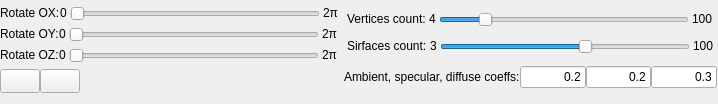
<?xml version="1.0" encoding="UTF-8"?>
<ui version="4.0">
 <class>MyControlWidget</class>
 <widget class="QWidget" name="MyControlWidget">
  <property name="geometry">
   <rect>
    <x>0</x>
    <y>0</y>
    <width>718</width>
    <height>104</height>
   </rect>
  </property>
  <property name="minimumSize">
   <size>
    <width>718</width>
    <height>104</height>
   </size>
  </property>
  <property name="windowTitle">
   <string/>
  </property>
  <widget class="QWidget" name="centralwidget" native="true">
   <property name="geometry">
    <rect>
     <x>-10</x>
     <y>0</y>
     <width>731</width>
     <height>101</height>
    </rect>
   </property>
   <widget class="QWidget" name="horizontalLayoutWidget">
    <property name="geometry">
     <rect>
      <x>10</x>
      <y>0</y>
      <width>717</width>
      <height>101</height>
     </rect>
    </property>
    <layout class="QHBoxLayout" name="mainLayout">
     <item>
      <layout class="QVBoxLayout" name="rotateScaleLayout">
       <property name="spacing">
        <number>0</number>
       </property>
       <item>
        <layout class="QHBoxLayout" name="spacerToolOXLayout">
         <property name="spacing">
          <number>0</number>
         </property>
         <property name="leftMargin">
          <number>0</number>
         </property>
         <item>
          <widget class="QLabel" name="rotateOXLabel">
           <property name="sizePolicy">
            <sizepolicy hsizetype="Fixed" vsizetype="Fixed">
             <horstretch>0</horstretch>
             <verstretch>0</verstretch>
            </sizepolicy>
           </property>
           <property name="font">
            <font>
             <pointsize>9</pointsize>
            </font>
           </property>
           <property name="text">
            <string>Rotate OX:</string>
           </property>
          </widget>
         </item>
         <item>
          <layout class="QHBoxLayout" name="spacerOXLayout">
           <property name="spacing">
            <number>3</number>
           </property>
           <property name="sizeConstraint">
            <enum>QLayout::SetDefaultConstraint</enum>
           </property>
           <property name="topMargin">
            <number>0</number>
           </property>
           <item>
            <widget class="QLabel" name="tetaStartLabel">
             <property name="sizePolicy">
              <sizepolicy hsizetype="Fixed" vsizetype="Fixed">
               <horstretch>0</horstretch>
               <verstretch>0</verstretch>
              </sizepolicy>
             </property>
             <property name="font">
              <font>
               <pointsize>9</pointsize>
              </font>
             </property>
             <property name="text">
              <string>0</string>
             </property>
            </widget>
           </item>
           <item>
            <widget class="QSlider" name="oxSlider">
             <property name="sizePolicy">
              <sizepolicy hsizetype="Fixed" vsizetype="Fixed">
               <horstretch>0</horstretch>
               <verstretch>0</verstretch>
              </sizepolicy>
             </property>
             <property name="minimumSize">
              <size>
               <width>250</width>
               <height>0</height>
              </size>
             </property>
             <property name="orientation">
              <enum>Qt::Horizontal</enum>
             </property>
            </widget>
           </item>
           <item>
            <widget class="QLabel" name="tetaEndLabel">
             <property name="sizePolicy">
              <sizepolicy hsizetype="Fixed" vsizetype="Fixed">
               <horstretch>0</horstretch>
               <verstretch>0</verstretch>
              </sizepolicy>
             </property>
             <property name="font">
              <font>
               <pointsize>9</pointsize>
              </font>
             </property>
             <property name="text">
              <string>2π</string>
             </property>
            </widget>
           </item>
          </layout>
         </item>
        </layout>
       </item>
       <item>
        <layout class="QHBoxLayout" name="spacerToolOYLayout">
         <property name="spacing">
          <number>0</number>
         </property>
         <item>
          <widget class="QLabel" name="rotateOYLabel">
           <property name="sizePolicy">
            <sizepolicy hsizetype="Fixed" vsizetype="Fixed">
             <horstretch>0</horstretch>
             <verstretch>0</verstretch>
            </sizepolicy>
           </property>
           <property name="font">
            <font>
             <pointsize>9</pointsize>
            </font>
           </property>
           <property name="text">
            <string>Rotate OY:</string>
           </property>
          </widget>
         </item>
         <item>
          <layout class="QHBoxLayout" name="spacerOYLayout">
           <property name="spacing">
            <number>3</number>
           </property>
           <property name="sizeConstraint">
            <enum>QLayout::SetDefaultConstraint</enum>
           </property>
           <property name="topMargin">
            <number>0</number>
           </property>
           <item>
            <widget class="QLabel" name="phiEndLabel">
             <property name="sizePolicy">
              <sizepolicy hsizetype="Fixed" vsizetype="Fixed">
               <horstretch>0</horstretch>
               <verstretch>0</verstretch>
              </sizepolicy>
             </property>
             <property name="font">
              <font>
               <pointsize>9</pointsize>
              </font>
             </property>
             <property name="text">
              <string>0</string>
             </property>
            </widget>
           </item>
           <item>
            <widget class="QSlider" name="oySlider">
             <property name="sizePolicy">
              <sizepolicy hsizetype="Fixed" vsizetype="Fixed">
               <horstretch>0</horstretch>
               <verstretch>0</verstretch>
              </sizepolicy>
             </property>
             <property name="minimumSize">
              <size>
               <width>250</width>
               <height>0</height>
              </size>
             </property>
             <property name="orientation">
              <enum>Qt::Horizontal</enum>
             </property>
            </widget>
           </item>
           <item>
            <widget class="QLabel" name="phiStartLabel">
             <property name="sizePolicy">
              <sizepolicy hsizetype="Fixed" vsizetype="Fixed">
               <horstretch>0</horstretch>
               <verstretch>0</verstretch>
              </sizepolicy>
             </property>
             <property name="font">
              <font>
               <pointsize>9</pointsize>
              </font>
             </property>
             <property name="text">
              <string>2π</string>
             </property>
            </widget>
           </item>
          </layout>
         </item>
        </layout>
       </item>
       <item>
        <layout class="QHBoxLayout" name="spacerToolOZLayout">
         <property name="spacing">
          <number>0</number>
         </property>
         <item>
          <widget class="QLabel" name="rotateOZLabel">
           <property name="sizePolicy">
            <sizepolicy hsizetype="Fixed" vsizetype="Fixed">
             <horstretch>0</horstretch>
             <verstretch>0</verstretch>
            </sizepolicy>
           </property>
           <property name="font">
            <font>
             <pointsize>9</pointsize>
            </font>
           </property>
           <property name="text">
            <string>Rotate OZ:</string>
           </property>
          </widget>
         </item>
         <item>
          <layout class="QHBoxLayout" name="spacerOZLayout">
           <property name="spacing">
            <number>3</number>
           </property>
           <property name="sizeConstraint">
            <enum>QLayout::SetDefaultConstraint</enum>
           </property>
           <property name="topMargin">
            <number>0</number>
           </property>
           <item>
            <widget class="QLabel" name="psiStartLabel">
             <property name="sizePolicy">
              <sizepolicy hsizetype="Fixed" vsizetype="Fixed">
               <horstretch>0</horstretch>
               <verstretch>0</verstretch>
              </sizepolicy>
             </property>
             <property name="font">
              <font>
               <pointsize>9</pointsize>
              </font>
             </property>
             <property name="text">
              <string>0</string>
             </property>
            </widget>
           </item>
           <item>
            <widget class="QSlider" name="ozSlider">
             <property name="sizePolicy">
              <sizepolicy hsizetype="Fixed" vsizetype="Fixed">
               <horstretch>0</horstretch>
               <verstretch>0</verstretch>
              </sizepolicy>
             </property>
             <property name="minimumSize">
              <size>
               <width>250</width>
               <height>0</height>
              </size>
             </property>
             <property name="maximum">
              <number>100</number>
             </property>
             <property name="orientation">
              <enum>Qt::Horizontal</enum>
             </property>
            </widget>
           </item>
           <item>
            <widget class="QLabel" name="psiEndLabel">
             <property name="sizePolicy">
              <sizepolicy hsizetype="Fixed" vsizetype="Fixed">
               <horstretch>0</horstretch>
               <verstretch>0</verstretch>
              </sizepolicy>
             </property>
             <property name="font">
              <font>
               <pointsize>9</pointsize>
              </font>
             </property>
             <property name="text">
              <string>2π</string>
             </property>
            </widget>
           </item>
          </layout>
         </item>
        </layout>
       </item>
       <item>
        <layout class="QHBoxLayout" name="scaleToollLayout">
         <item>
          <widget class="QPushButton" name="scaleUpButton">
           <property name="sizePolicy">
            <sizepolicy hsizetype="Fixed" vsizetype="Fixed">
             <horstretch>0</horstretch>
             <verstretch>0</verstretch>
            </sizepolicy>
           </property>
           <property name="minimumSize">
            <size>
             <width>24</width>
             <height>24</height>
            </size>
           </property>
           <property name="text">
            <string/>
           </property>
           <property name="icon">
            <iconset resource="../resources/resources.qrc">
             <normaloff>:/icons/scaleUpIcon.svg</normaloff>:/icons/scaleUpIcon.svg</iconset>
           </property>
          </widget>
         </item>
         <item>
          <widget class="QPushButton" name="scaleDownButton">
           <property name="sizePolicy">
            <sizepolicy hsizetype="Fixed" vsizetype="Fixed">
             <horstretch>0</horstretch>
             <verstretch>0</verstretch>
            </sizepolicy>
           </property>
           <property name="minimumSize">
            <size>
             <width>24</width>
             <height>24</height>
            </size>
           </property>
           <property name="text">
            <string/>
           </property>
           <property name="icon">
            <iconset resource="../resources/resources.qrc">
             <normaloff>:/icons/scaleDownIcon.svg</normaloff>:/icons/scaleDownIcon.svg</iconset>
           </property>
          </widget>
         </item>
         <item>
          <spacer name="horizontalSpacer">
           <property name="orientation">
            <enum>Qt::Horizontal</enum>
           </property>
           <property name="sizeHint" stdset="0">
            <size>
             <width>40</width>
             <height>20</height>
            </size>
           </property>
          </spacer>
         </item>
        </layout>
       </item>
      </layout>
     </item>
     <item>
      <layout class="QVBoxLayout" name="ellipsoidParamsLayout">
       <property name="spacing">
        <number>0</number>
       </property>
       <item>
        <layout class="QHBoxLayout" name="spacerToolVertexLayout">
         <property name="spacing">
          <number>0</number>
         </property>
         <property name="leftMargin">
          <number>0</number>
         </property>
         <item>
          <widget class="QLabel" name="vertexLabel">
           <property name="sizePolicy">
            <sizepolicy hsizetype="Fixed" vsizetype="Fixed">
             <horstretch>0</horstretch>
             <verstretch>0</verstretch>
            </sizepolicy>
           </property>
           <property name="font">
            <font>
             <pointsize>9</pointsize>
            </font>
           </property>
           <property name="text">
            <string>Vertices count:</string>
           </property>
          </widget>
         </item>
         <item>
          <layout class="QHBoxLayout" name="spacerVertexLayout">
           <property name="spacing">
            <number>3</number>
           </property>
           <property name="sizeConstraint">
            <enum>QLayout::SetDefaultConstraint</enum>
           </property>
           <property name="topMargin">
            <number>0</number>
           </property>
           <item>
            <widget class="QLabel" name="vetexStartLabel">
             <property name="sizePolicy">
              <sizepolicy hsizetype="Fixed" vsizetype="Fixed">
               <horstretch>0</horstretch>
               <verstretch>0</verstretch>
              </sizepolicy>
             </property>
             <property name="font">
              <font>
               <pointsize>9</pointsize>
              </font>
             </property>
             <property name="text">
              <string>4</string>
             </property>
            </widget>
           </item>
           <item>
            <widget class="QSlider" name="vetexSlider">
             <property name="sizePolicy">
              <sizepolicy hsizetype="Fixed" vsizetype="Fixed">
               <horstretch>0</horstretch>
               <verstretch>0</verstretch>
              </sizepolicy>
             </property>
             <property name="minimumSize">
              <size>
               <width>250</width>
               <height>0</height>
              </size>
             </property>
             <property name="minimum">
              <number>4</number>
             </property>
             <property name="maximum">
              <number>100</number>
             </property>
             <property name="value">
              <number>20</number>
             </property>
             <property name="orientation">
              <enum>Qt::Horizontal</enum>
             </property>
            </widget>
           </item>
           <item>
            <widget class="QLabel" name="vertexEndLabel">
             <property name="sizePolicy">
              <sizepolicy hsizetype="Fixed" vsizetype="Fixed">
               <horstretch>0</horstretch>
               <verstretch>0</verstretch>
              </sizepolicy>
             </property>
             <property name="font">
              <font>
               <pointsize>9</pointsize>
              </font>
             </property>
             <property name="text">
              <string>100</string>
             </property>
            </widget>
           </item>
          </layout>
         </item>
        </layout>
       </item>
       <item>
        <layout class="QHBoxLayout" name="spacerToolSurfaceLayout">
         <property name="spacing">
          <number>0</number>
         </property>
         <item>
          <widget class="QLabel" name="surfaceLabel">
           <property name="sizePolicy">
            <sizepolicy hsizetype="Fixed" vsizetype="Fixed">
             <horstretch>0</horstretch>
             <verstretch>0</verstretch>
            </sizepolicy>
           </property>
           <property name="font">
            <font>
             <pointsize>9</pointsize>
            </font>
           </property>
           <property name="text">
            <string>Sirfaces count:</string>
           </property>
          </widget>
         </item>
         <item>
          <layout class="QHBoxLayout" name="spacerSurfaceLayout">
           <property name="spacing">
            <number>3</number>
           </property>
           <property name="sizeConstraint">
            <enum>QLayout::SetDefaultConstraint</enum>
           </property>
           <property name="topMargin">
            <number>0</number>
           </property>
           <item>
            <widget class="QLabel" name="surfaceEndLabel">
             <property name="sizePolicy">
              <sizepolicy hsizetype="Fixed" vsizetype="Fixed">
               <horstretch>0</horstretch>
               <verstretch>0</verstretch>
              </sizepolicy>
             </property>
             <property name="font">
              <font>
               <pointsize>9</pointsize>
              </font>
             </property>
             <property name="text">
              <string>3</string>
             </property>
            </widget>
           </item>
           <item>
            <widget class="QSlider" name="surfaceSlider">
             <property name="sizePolicy">
              <sizepolicy hsizetype="Fixed" vsizetype="Fixed">
               <horstretch>0</horstretch>
               <verstretch>0</verstretch>
              </sizepolicy>
             </property>
             <property name="minimumSize">
              <size>
               <width>250</width>
               <height>0</height>
              </size>
             </property>
             <property name="minimum">
              <number>3</number>
             </property>
             <property name="maximum">
              <number>100</number>
             </property>
             <property name="value">
              <number>60</number>
             </property>
             <property name="orientation">
              <enum>Qt::Horizontal</enum>
             </property>
            </widget>
           </item>
           <item>
            <widget class="QLabel" name="surfaceStartLabel">
             <property name="sizePolicy">
              <sizepolicy hsizetype="Fixed" vsizetype="Fixed">
               <horstretch>0</horstretch>
               <verstretch>0</verstretch>
              </sizepolicy>
             </property>
             <property name="font">
              <font>
               <pointsize>9</pointsize>
              </font>
             </property>
             <property name="text">
              <string>100</string>
             </property>
            </widget>
           </item>
          </layout>
         </item>
        </layout>
       </item>
       <item>
        <layout class="QHBoxLayout" name="lightingParamsLayout">
         <item>
          <widget class="QLabel" name="label">
           <property name="font">
            <font>
             <pointsize>9</pointsize>
            </font>
           </property>
           <property name="text">
            <string>Ambient, specular, diffuse coeffs:</string>
           </property>
          </widget>
         </item>
         <item>
          <widget class="QLineEdit" name="ambientLineEdit">
           <property name="inputMask">
            <string/>
           </property>
           <property name="text">
            <string>0.2</string>
           </property>
           <property name="alignment">
            <set>Qt::AlignRight|Qt::AlignTrailing|Qt::AlignVCenter</set>
           </property>
          </widget>
         </item>
         <item>
          <widget class="QLineEdit" name="specularLineEdit">
           <property name="text">
            <string>0.2</string>
           </property>
           <property name="alignment">
            <set>Qt::AlignRight|Qt::AlignTrailing|Qt::AlignVCenter</set>
           </property>
          </widget>
         </item>
         <item>
          <widget class="QLineEdit" name="diffuseLineEdit">
           <property name="text">
            <string>0.3</string>
           </property>
           <property name="alignment">
            <set>Qt::AlignRight|Qt::AlignTrailing|Qt::AlignVCenter</set>
           </property>
          </widget>
         </item>
        </layout>
       </item>
      </layout>
     </item>
    </layout>
   </widget>
  </widget>
 </widget>
 <resources>
  <include location="../resources/resources.qrc"/>
 </resources>
 <connections/>
</ui>
